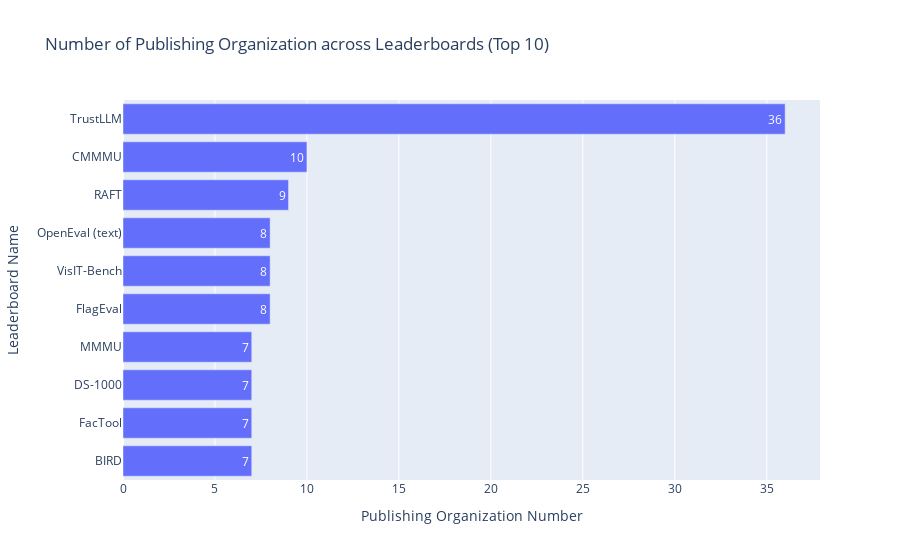

Notebook code cell kept with this figure:
### Code cell
df = pd.read_csv(path_rq1 / 'Leaderboard_processed.csv')

# Calculate the Gini coefficient
gini_coefficient = ineqpy.inequality.gini(data=df, income='#Publisher', weights='Weight')
print("Gini Coefficient:", gini_coefficient)
df_top = df.sort_values(by='#Publisher', ascending=False).head(10)
print(f"{df_top['Leaderboard name'].iloc[0]} is the leaderboard involving the most number of publishing organization up to {df_top['#Publisher'].iloc[0]}.")

fig = go.Figure(go.Bar(
        x=df_top['#Publisher'],  # Values for the bar lengths
        y=df_top['Leaderboard name'],  # Categories for each bar
        orientation='h',  # Sets the bars to be horizontal
        text=df_top['#Publisher'],  # Adds the values as text on each bar
        textposition='auto'  # Automatically positions the text on the bars
))
fig.update_layout(
        title=f'Number of Publishing Organization across Leaderboards (Top 10)',
        xaxis_title='Publishing Organization Number',
        yaxis_title='Leaderboard Name',
        yaxis_autorange='reversed'  # This line makes the bars go top-down
)
# fig.write_image(path_rq1 / 'publishing organization distribution (top-10).pdf')
fig.show()

### Figure 1 — Plotly figure (JSON) as saved in the notebook; plotly's stock layout.template omitted (floating-point values rounded to 4 significant figures)
{"data": [{"orientation": "h", "text": [36, 10, 9, 8, 8, 8, 7, 7, 7, 7], "textposition": "auto", "type": "bar", "x": [36, 10, 9, 8, 8, 8, 7, 7, 7, 7], "y": ["TrustLLM", "CMMMU", "RAFT", "OpenEval (text)", "VisIT-Bench", "FlagEval", "MMMU", "DS-1000", "FacTool", "BIRD"]}], "layout": {"title": {"text": "Number of Publishing Organization across Leaderboards (Top 10)"}, "xaxis": {"title": {"text": "Publishing Organization Number"}}, "yaxis": {"autorange": "reversed", "title": {"text": "Leaderboard Name"}}}}
